Frame 1 (no input): blank canvas, image omitted
Frame 60 (no input): blank canvas, image omitted
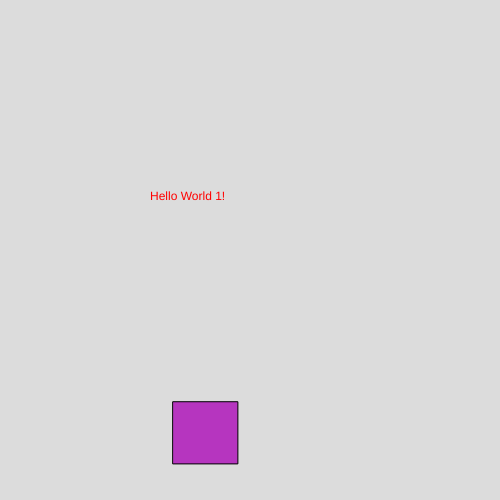
Frame 120 (the mouse pressed at the canvas centre since frame 60)

The p5.js sketch whose frames 1 and 60 were blank and that drew this single picture after the mouse press (run headless with seeded random() and noise() and a simulated clock; from frame 60 on, the mouse is pressed at the canvas centre):

// p5.js sketch
// ── sketch.js
function setup() {
  createCanvas(500, 500);
}

function draw() {  
}
mousePressed = function() {
  background(220);
  fill(255, 0, 0);
  text("Hello World 1!", 150, 200);
  
  fill(random(255), random(255), random(255));
  rect(random(width), random(height), random(50, 100), random(50, 100));
}
